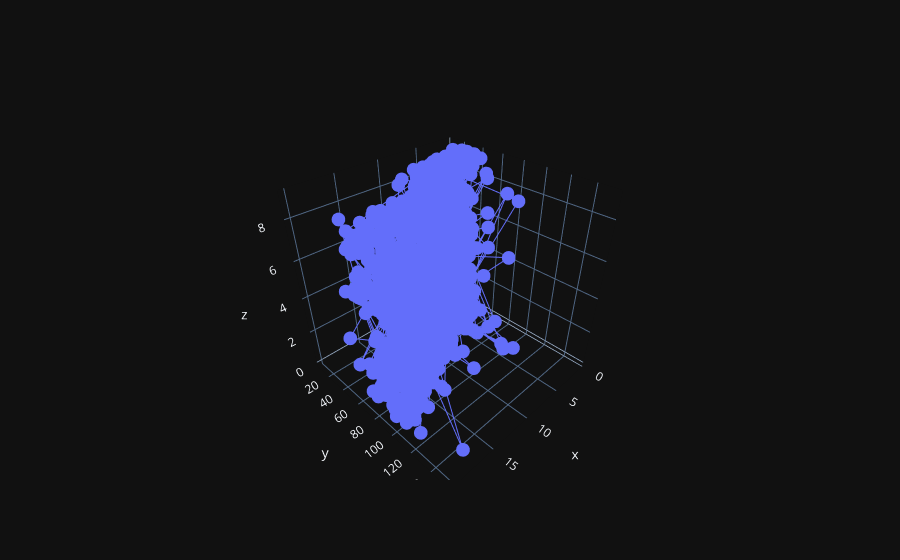

The notebook cell this image was saved under:
### Code cell
fig = go.Figure(data = [
    go.Scatter3d(
        x = df['Distance_km'],
        y = df['Delivery_Time_min'],
        z = df['Courier_Experience_yrs'],
        
    )
])
fig.update_layout(template = 'plotly_dark')
fig.show()

### Figure 1 — Plotly figure (JSON) as saved in the notebook; plotly's stock layout.template omitted (floating-point values rounded to 4 significant figures; data arrays with more than 128 entries replaced by an {"elided": "..."} marker saying what was removed)
{"data": [{"type": "scatter3d", "x": {"elided": "1000 float values"}, "y": {"elided": "1000 int values"}, "z": {"elided": "1000 float values"}}], "layout": {}}
